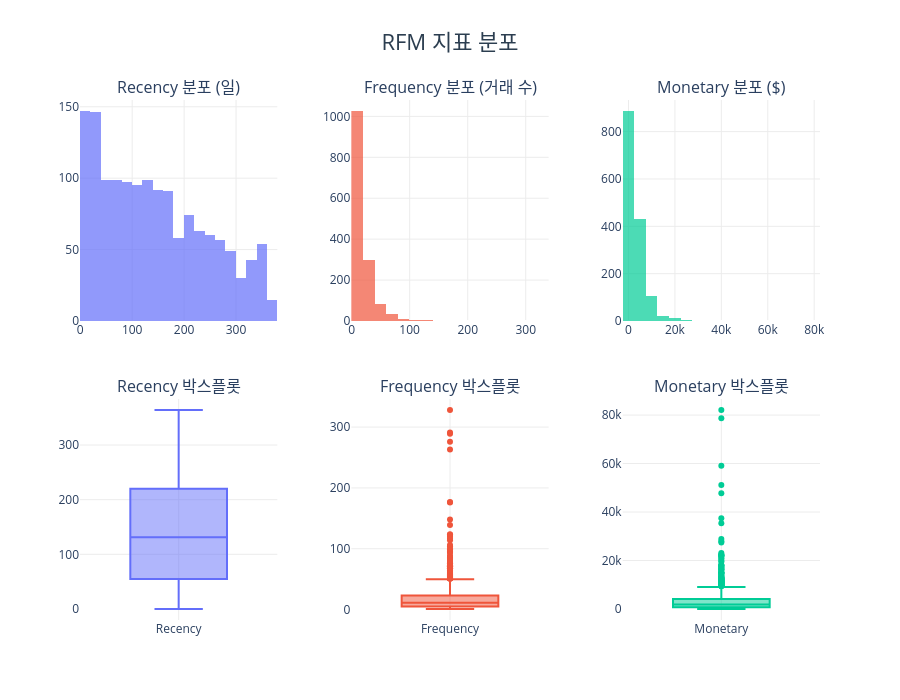

Source (notebook cell):
### Code cell
fig=make_subplots(rows=2,cols=3,subplot_titles=(
    'Recency 분포 (일)','Frequency 분포 (거래 수)','Monetary 분포 ($)',
    'Recency 박스플롯','Frequency 박스플롯','Monetary 박스플롯'),
    vertical_spacing=0.15,horizontal_spacing=0.1)
metrics=['Recency','Frequency','Monetary']
colors=['#636EFA','#EF553B','#00CC96']
for i,(metric,color) in enumerate(zip(metrics,colors),1):
    fig.add_trace(go.Histogram(x=rfm[metric],marker_color=color,opacity=0.7,
        name=metric,showlegend=False,nbinsx=30),row=1,col=i)
    fig.add_trace(go.Box(y=rfm[metric],marker_color=color,name=metric,
        showlegend=False,boxpoints='outliers'),row=2,col=i)
fig.update_layout(title=dict(text='RFM 지표 분포',
    font=dict(size=22,color='#2c3e50'),x=0.5,xanchor='center'),
    height=700,plot_bgcolor='white')
fig.update_xaxes(gridcolor='#ececec')
fig.update_yaxes(gridcolor='#ececec')
fig

### Figure 1 — Plotly figure (JSON) as saved in the notebook; plotly's stock layout.template omitted (floating-point values rounded to 4 significant figures; data arrays with more than 128 entries replaced by an {"elided": "..."} marker saying what was removed)
{"data": [{"marker": {"color": "#636EFA"}, "name": "Recency", "nbinsx": 30, "opacity": 0.7, "showlegend": false, "type": "histogram", "x": {"elided": "1468 int values"}, "xaxis": "x", "yaxis": "y"}, {"boxpoints": "outliers", "marker": {"color": "#636EFA"}, "name": "Recency", "showlegend": false, "type": "box", "xaxis": "x4", "y": {"elided": "1468 int values"}, "yaxis": "y4"}, {"marker": {"color": "#EF553B"}, "name": "Frequency", "nbinsx": 30, "opacity": 0.7, "showlegend": false, "type": "histogram", "x": {"elided": "1468 int values"}, "xaxis": "x2", "yaxis": "y2"}, {"boxpoints": "outliers", "marker": {"color": "#EF553B"}, "name": "Frequency", "showlegend": false, "type": "box", "xaxis": "x5", "y": {"elided": "1468 int values"}, "yaxis": "y5"}, {"marker": {"color": "#00CC96"}, "name": "Monetary", "nbinsx": 30, "opacity": 0.7, "showlegend": false, "type": "histogram", "x": {"elided": "1468 float values"}, "xaxis": "x3", "yaxis": "y3"}, {"boxpoints": "outliers", "marker": {"color": "#00CC96"}, "name": "Monetary", "showlegend": false, "type": "box", "xaxis": "x6", "y": {"elided": "1468 float values"}, "yaxis": "y6"}], "layout": {"annotations": [{"font": {"size": 16}, "showarrow": false, "text": "Recency 분포 (일)", "x": 0.1333, "xanchor": "center", "xref": "paper", "y": 1, "yanchor": "bottom", "yref": "paper"}, {"font": {"size": 16}, "showarrow": false, "text": "Frequency 분포 (거래 수)", "x": 0.5, "xanchor": "center", "xref": "paper", "y": 1, "yanchor": "bottom", "yref": "paper"}, {"font": {"size": 16}, "showarrow": false, "text": "Monetary 분포 ($)", "x": 0.8667, "xanchor": "center", "xref": "paper", "y": 1, "yanchor": "bottom", "yref": "paper"}, {"font": {"size": 16}, "showarrow": false, "text": "Recency 박스플롯", "x": 0.1333, "xanchor": "center", "xref": "paper", "y": 0.425, "yanchor": "bottom", "yref": "paper"}, {"font": {"size": 16}, "showarrow": false, "text": "Frequency 박스플롯", "x": 0.5, "xanchor": "center", "xref": "paper", "y": 0.425, "yanchor": "bottom", "yref": "paper"}, {"font": {"size": 16}, "showarrow": false, "text": "Monetary 박스플롯", "x": 0.8667, "xanchor": "center", "xref": "paper", "y": 0.425, "yanchor": "bottom", "yref": "paper"}], "height": 700, "plot_bgcolor": "white", "title": {"font": {"color": "#2c3e50", "size": 22}, "text": "RFM 지표 분포", "x": 0.5, "xanchor": "center"}, "xaxis": {"anchor": "y", "domain": [0, 0.2667], "gridcolor": "#ececec"}, "xaxis2": {"anchor": "y2", "domain": [0.3667, 0.6333], "gridcolor": "#ececec"}, "xaxis3": {"anchor": "y3", "domain": [0.7333, 1], "gridcolor": "#ececec"}, "xaxis4": {"anchor": "y4", "domain": [0, 0.2667], "gridcolor": "#ececec"}, "xaxis5": {"anchor": "y5", "domain": [0.3667, 0.6333], "gridcolor": "#ececec"}, "xaxis6": {"anchor": "y6", "domain": [0.7333, 1], "gridcolor": "#ececec"}, "yaxis": {"anchor": "x", "domain": [0.575, 1], "gridcolor": "#ececec"}, "yaxis2": {"anchor": "x2", "domain": [0.575, 1], "gridcolor": "#ececec"}, "yaxis3": {"anchor": "x3", "domain": [0.575, 1], "gridcolor": "#ececec"}, "yaxis4": {"anchor": "x4", "domain": [0, 0.425], "gridcolor": "#ececec"}, "yaxis5": {"anchor": "x5", "domain": [0, 0.425], "gridcolor": "#ececec"}, "yaxis6": {"anchor": "x6", "domain": [0, 0.425], "gridcolor": "#ececec"}}}
